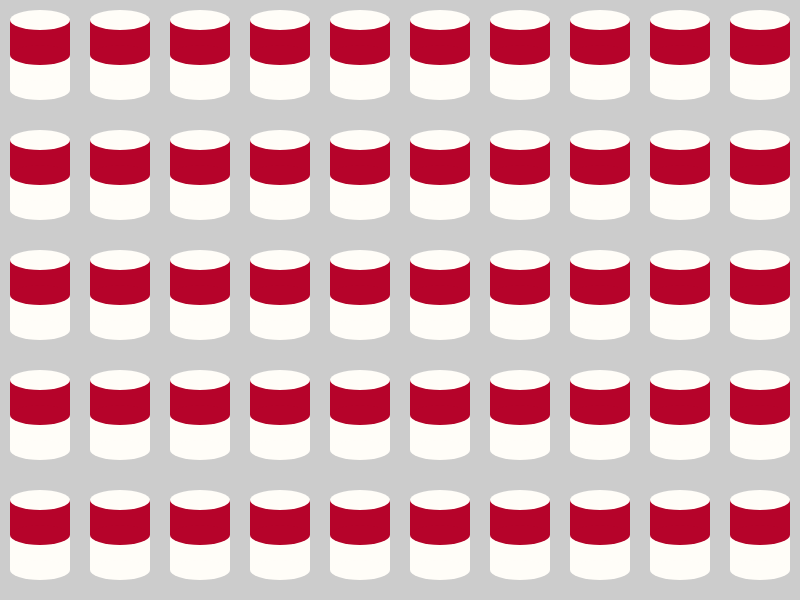
Frame 1 (no input)
Frame 60 (no input): identical to frame 1, image omitted
Frame 120 (the mouse pressed at the canvas centre since frame 60): identical to frame 1, image omitted

The p5.js sketch that drew this single still picture (run headless with seeded random() and noise() and a simulated clock; from frame 60 on, the mouse is pressed at the canvas centre):

// p5.js sketch
// ── sketch.js
function setup() {
  createCanvas(displayWidth, displayHeight);
}

function draw() {
  background(204);
  for (var x = 0; x < width+80; x += 80) {
    for (var y = 0; y < height+120; y+= 120){
      fill(5);
      if (mouseX > x && mouseX < x + 80 && mouseY > y && mouseY < y +120) {
        randomcan(x,y);
      } else {
        can(x,y);
      }
    }
  }
}

function can(x, y) {
  push();
  translate(x, y);
  noStroke();
  fill('#B6032A');
  rect(10, 20, 60, 35);
  fill('#FFFDF8');
  ellipse(40,20,60, 20);
  rect(10, 55, 60, 35);
  ellipse(40,90,60, 20);
  fill('#B6032A');
  ellipse(40,55,60, 20);
  pop();
}

function randomcan(x, y) {
  r = random(255);
  g = random(255);
  b = random(255);
  push();
  translate(x, y);
  noStroke();
  fill(r,b,g);
  rect(10, 20, 60, 35);
  ellipse(40,20,60, 20);
  rect(10, 55, 60, 35);
  ellipse(40,90,60, 20);
  ellipse(40,55,60, 20);
  pop();
}
